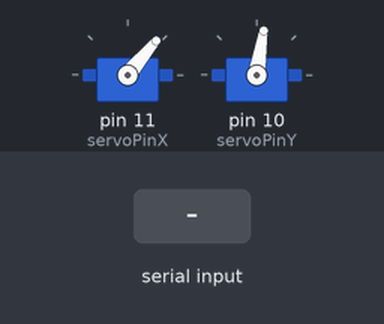
This sketch was run on a simulated Arduino Uno, built with avr-gcc and run on an emulated ATmega328P. On the bench: 2 × servo. Wiring (inferred from the names in the program): 2 × servo: signal pin 10 / signal pin 11. Inputs (shaded band) come from the test bench. Servo pulses on a pin are drawn as a servo (544–2400 µs = 0–180°).

Above: at 1.7 s.
1.8 s: "X" received over Serial
At 2.27 s:
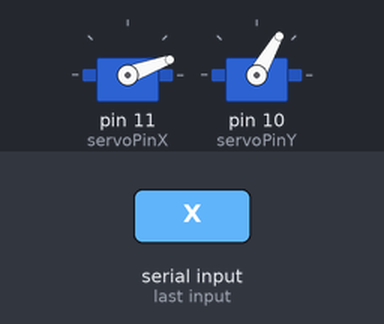
At 3.0 s:
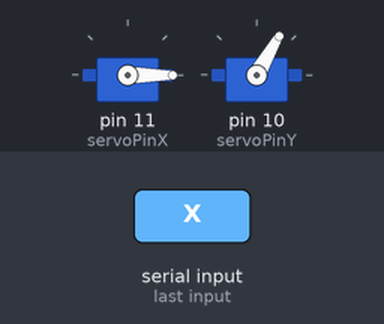
3.8 s: "Y" received over Serial
At 5.0 s:
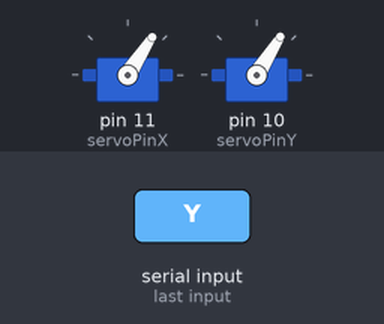
Timing chart, 0 to 6.8 s (numbered marks = the images above; inputs shaded):
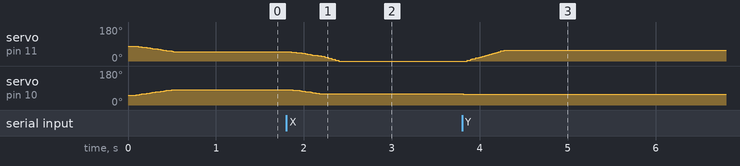

Measured:
- after the input at 1.8 s, servo on pin 11 (servoPinX): moves from 50° to 0° over 0.54 s, starting after 0.06 s; servo on pin 10 (servoPinY): moves from 81° to 60° over 0.30 s, starting after 0.07 s
- after the input at 3.8 s, servo on pin 11 (servoPinX): moves from 0° to 57° over 0.42 s, starting after 0.06 s; servo on pin 10 (servoPinY): 60° → 58° at once

The sketch:

gerakanServo.ino
```cpp
#include <SoftwareSerial.h>
#include <Servo.h>

#define servoPinY 10
#define servoPinX 11

char data;
char flag;
uint8_t ball = 0;
uint8_t xCoor = 0;
uint8_t yCoor = 0;
uint8_t heading;
char sendBuffer[8];
int tiltLoop;
int panLoop;
int counterBallDetection = 0;
int k = 125, l = 75;
int prevxCoor = 0, prevyCoor = 0;
int tag = 0;

Servo ServoY;
Servo ServoX;
SoftwareSerial stmSerial(5, 6);

void setServo(int i, int j)
{
  while(k != j || l != i)
  {
    if(k != j)
    {
      panLoop = k;
      panLoop = map(panLoop, 0, 250, 0, 166);
      ServoX.write(panLoop);
      if(k > j)
      {
        k--;
      }
      else if(k < j)
      {
        k++;
      }
      else{}

      delay(5);
    }
    if(l != i)
    {
      tiltLoop = l;
      tiltLoop = map(tiltLoop, 0, 250, 0, 166);
      ServoY.write(tiltLoop);
      if(l > i)
      {
        l--;
      }
      else if(l < i)
      {
        l++;
      }
      else{}

      delay(5);
    }
  }
}

void setup() {
  Serial.begin(9600);
  stmSerial.begin(9600);
  ServoY.attach(servoPinY);
  ServoX.attach(servoPinX);
  setServo(125, 75);
}

void loop()
{
  if(Serial.available())
  {
    data = Serial.read();
  }

  if(flag == 'X')
  {
    xCoor = data;
    flag = 0;
  }
  else if(flag == 'Y')
  {
    yCoor = data;
    flag = 0;
  }
  else
  {
    flag = data;
  }

  if(xCoor == 0 && yCoor == 0)
  {
    counterBallDetection++;
    if(counterBallDetection == 200)
    {
      xCoor = 125;
      yCoor = 75;
      if(xCoor != prevxCoor || yCoor != prevyCoor)
      {
        setServo(xCoor, yCoor);
        prevxCoor = xCoor;
        prevyCoor = yCoor;
      }
      else{}
      counterBallDetection = 0;
      ball = 0;
    }
  }
  else
  {
    if(xCoor != prevxCoor || yCoor != prevyCoor)
    {
      setServo(xCoor, yCoor);
      prevxCoor = xCoor;
      prevyCoor = yCoor;
    }
    ball = 1;
  }
//  Serial.print(xServo);
//  Serial.print(yServo);
  sendBuffer[0] = 'X';
  sendBuffer[1] = xCoor;
  sendBuffer[2] = 'Y';
  sendBuffer[3] = yCoor;
  sendBuffer[4] = 'C';
  sendBuffer[5] = heading;
  sendBuffer[6] = 'B';
  sendBuffer[7] = ball;
  stmSerial.write(sendBuffer[0]);
  stmSerial.write(sendBuffer[1]);
  stmSerial.write(sendBuffer[2]);
  stmSerial.write(sendBuffer[3]);
  stmSerial.write(sendBuffer[4]);
  stmSerial.write(sendBuffer[5]);
  stmSerial.write(sendBuffer[6]);
  stmSerial.write(sendBuffer[7]);
}
```
